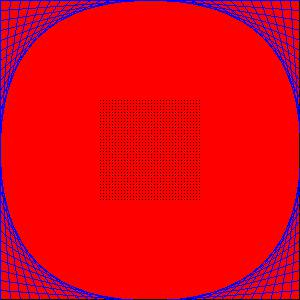

This figure's Python source:
# -*- coding: utf-8 -*-
"""
Created on Wed Apr 21 10:45:42 2021

@author: danny
"""

from PIL import Image,ImageDraw
newimage=Image.new('RGB',(300,300),'Red')
drawobj=ImageDraw.Draw(newimage)
for x in range(100,200,3):
    for y in range(100,200,3):
        drawobj.point([(x,y)],fill='Black')
        
drawobj.line([(0,0),(299,0),(299,299),(0,299),(0,0)],fill='Black')#
for x in range(150,300,10):
    drawobj.line([(x,0),(300,x-150)],fill='Blue')#左上外框
for x in range(150,-1,-10):
    drawobj.line([(x,0),(0,150-x)],fill='Blue')#右上外框
for y in range(150,300,10):
    drawobj.line([(0,y),(y-150,300)],fill='Blue')#左下外框
for y in range(300,149,-10):
    drawobj.line([(y,300),(300,450-y)],fill='Blue')#右下外框
newimage.save('3.jpg')